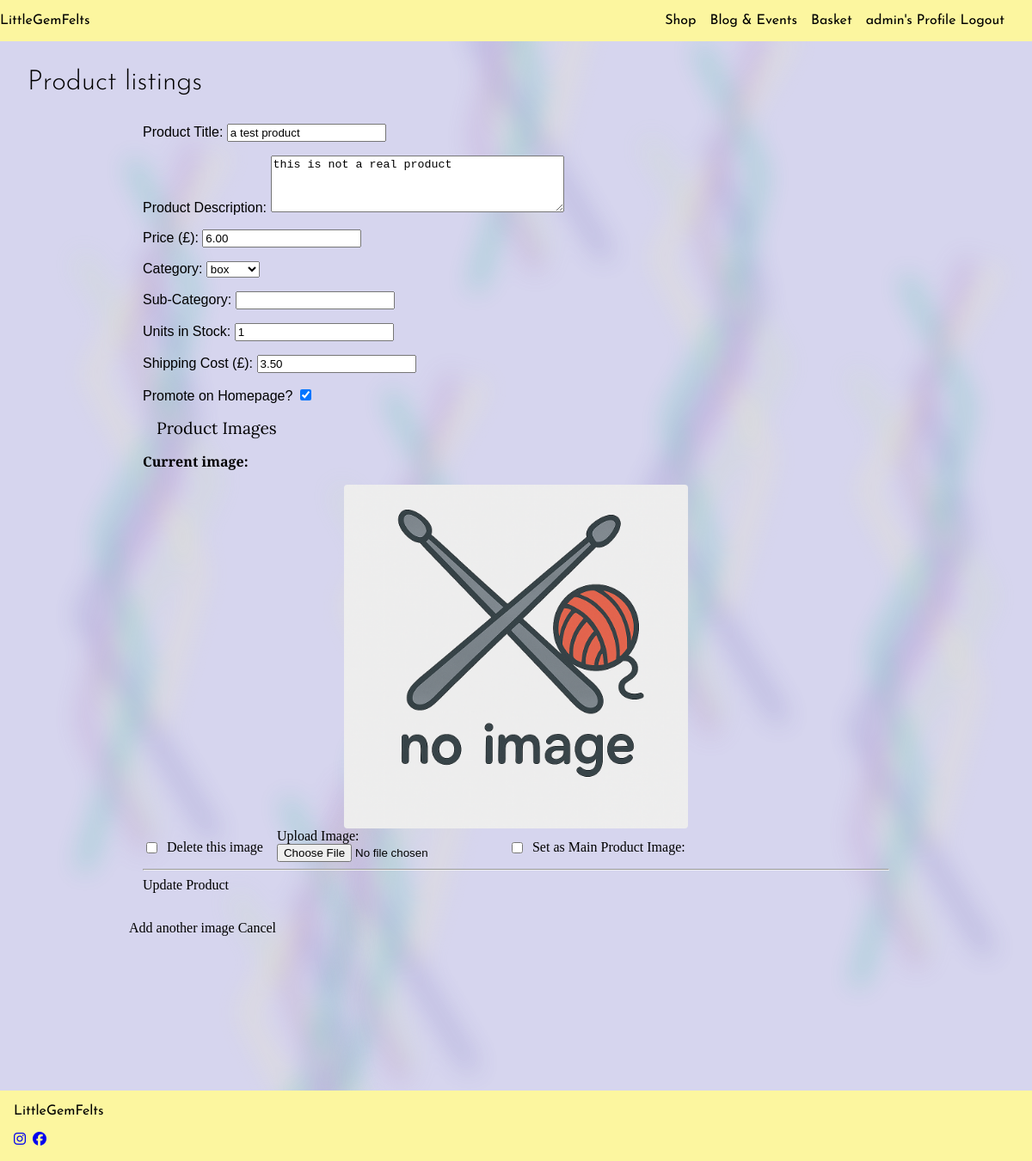
The page /management/products/edit/5/ (signed in) on the database as committed earlier.
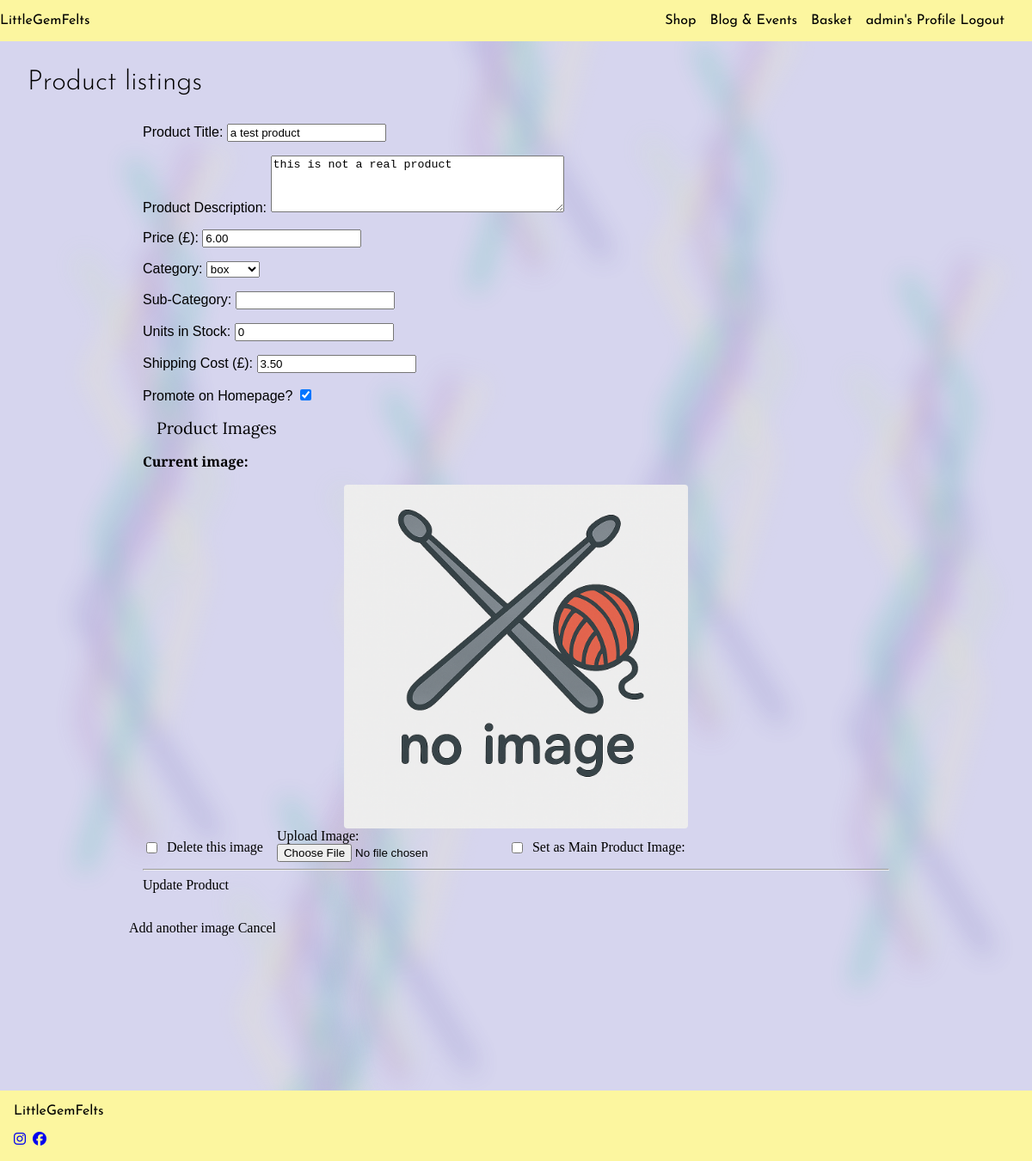
The same page on the database as committed later.
### store/models.py (models this page shows, shortened)
class Product(models.Model):
    name = models.CharField(max_length=200, blank=False,)
    description = models.TextField(blank=False)
    price = models.DecimalField(max_digits=5, decimal_places=2)
    main_category = models.ForeignKey(Category, on_delete=models.PROTECT, related_name='products')
    sub_category = models.CharField(max_length=200, blank=True, null=True)
    stock_level = models.IntegerField(default=0, blank=False, null=False)
    delivery_cost = models.DecimalField(max_digits=5, decimal_places=2)
    promoted = models.BooleanField(default=False)

class Category(models.Model):
    name = models.CharField(max_length=50, unique=True)
    class Meta:
        verbose_name_plural = 'Categories'
    def __str__(self):
        return self.name

### management/views.py (the view)
# urls.py: path('products/edit/<int:product_id>/', views.edit_product, name='edit_product'),
@staff_member_required
def edit_product(request, product_id):
    product = get_object_or_404(Product, pk=product_id)
    if request.method == 'POST':
        form = ProductForm(request.POST, request.FILES, instance=product)
        image_formset = ImageFormSet(request.POST, request.FILES, instance=product)
        if form.is_valid() and image_formset.is_valid():
            form.save()
            image_formset.save()
            messages.success(request, f'Successfully updated {product.name}')
            return redirect('management:product_management')
        else:
            messages.error(request, 'Failed to update. Check the form errors.')
    else:
        form = ProductForm(instance=product)
        image_formset = ImageFormSet(instance=product)
    context = {
        'product': product,
        'form': form,
        'image_formset': image_formset,
        'edit': True,
    }
    return render(request, 'management/product_add_edit.html', context)

### store/forms.py
class ProductForm(forms.ModelForm):
    class Meta:
        model = Product
        fields = [
            'name',
            'description',
            'price',
            'main_category',
            'sub_category',
            'stock_level',
            'delivery_cost',
            'promoted',]
        labels = {
            'name': 'Product Title',
            'description': 'Product Description',
            'price': 'Price (£)',
            'main_category': 'Category',
            'sub_category': 'Sub-Category',
            'stock_level': 'Units in Stock',
            'delivery_cost': 'Shipping Cost (£)',
            'promoted': 'Promote on Homepage?',
        }
        widgets = {
            'description': forms.Textarea(attrs={'rows': 4}),
            'price': forms.NumberInput(attrs={'step': '0.01'}),
        }

### management/templates/management/product_add_edit.html (shortened to what this page needs)
{% extends "layout.html" %} {% load static %} {% block extra_css %}
<link rel="stylesheet" href="{% static 'css/store.css' %}" />
{% endblock extra_css %}
{% block titles %}
<h1>Product listings</h1>
{% endblock titles %} {% block content %}
<section class="product-listing">
  <div class="container">
    <form method="POST" enctype="multipart/form-data">
      {% csrf_token %} {{ form.as_p }}
      <h3>Product Images</h3>
      <div class="image-form-container">
        {% for form in image_formset %}
        <div class="image-form">
          {% if form.instance.image %}
          <div class="current-image slides">
            <p><strong>Current image:</strong></p>
            <img
              src="{{ form.instance.image.url }}"
              alt="Product image"
            />
          </div>
          {% endif %}
          <div class="image-form-fields">
            <div class="checkbox-group">
              {{ form.DELETE }}
              <label for="{{ form.DELETE.id_for_label }}"
                >Delete this image</label>
            </div>
            <div class="form-group">
              {{ form.image.label_tag }} {{ form.image }}
            </div>
            <div class="checkbox-group">
              {{ form.primary_image }} {{ form.primary_image.label_tag }}
            </div>
          </div>
        </div>
        <hr>
        {% endfor %}
      </div>
      <wa-button type="submit" variant="brand">
        {% if edit %} Update Product {% else %} Add Product {% endif %}
      </wa-button>
    </form>
  </div>
  <wa-button id="add-img-btn">Add another image</wa-button>
  <wa-button
  href="{% url 'management:product_management' %}"
  variant="outline"
  >Cancel</wa-button
  >
</section>
{% endblock content %}

Rows that differ between the two databases and show on the page:
changed Product "this is not a real product": stock_level "1" → "0"
